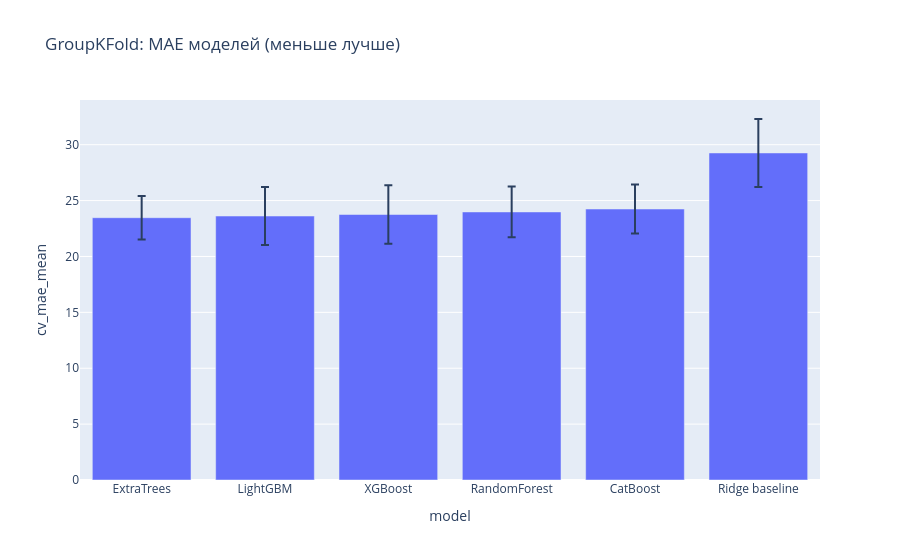

Notebook cell for this chart:
### Code cell
models = {
    "Ridge baseline": Ridge(alpha=10.0),
    "RandomForest": RandomForestRegressor(
        n_estimators=250, min_samples_leaf=4, n_jobs=-1, random_state=CONFIG.random_state
    ),
    "ExtraTrees": ExtraTreesRegressor(
        n_estimators=250, min_samples_leaf=3, n_jobs=-1, random_state=CONFIG.random_state
    ),
}

if importlib.util.find_spec("catboost"):
    from catboost import CatBoostRegressor
    models["CatBoost"] = CatBoostRegressor(
        iterations=400, depth=7, learning_rate=0.05, loss_function="RMSE",
        verbose=False, random_seed=CONFIG.random_state, allow_writing_files=False
    )
else:
    print("CatBoost пропущен: пакет не установлен")

if importlib.util.find_spec("lightgbm"):
    from lightgbm import LGBMRegressor
    models["LightGBM"] = LGBMRegressor(
        n_estimators=400, learning_rate=0.05, num_leaves=31,
        random_state=CONFIG.random_state, verbosity=-1
    )
else:
    print("LightGBM пропущен: пакет не установлен")

if importlib.util.find_spec("xgboost"):
    from xgboost import XGBRegressor
    models["XGBoost"] = XGBRegressor(
        n_estimators=400, max_depth=6, learning_rate=0.05, subsample=0.85,
        colsample_bytree=0.85, objective="reg:squarederror", n_jobs=-1,
        random_state=CONFIG.random_state
    )
else:
    print("XGBoost пропущен: пакет не установлен")

scoring = {"mae": "neg_mean_absolute_error", "rmse": "neg_root_mean_squared_error", "r2": "r2"}
cv_rows = []
for name, model in models.items():
    scores = cross_validate(build_pipeline(model), X, y, groups=groups, cv=cv, scoring=scoring, n_jobs=1)
    cv_rows.append({
        "model": name,
        "cv_mae_mean": -scores["test_mae"].mean(),
        "cv_mae_std": scores["test_mae"].std(),
        "cv_rmse_mean": -scores["test_rmse"].mean(),
        "cv_r2_mean": scores["test_r2"].mean(),
        "fit_time_sec": scores["fit_time"].mean(),
    })

cv_results = pd.DataFrame(cv_rows).sort_values("cv_mae_mean").reset_index(drop=True)
display(cv_results.style.format({c: "{:.3f}" for c in cv_results.columns if c != "model"}))
fig = px.bar(cv_results, x="model", y="cv_mae_mean", error_y="cv_mae_std",
             title="GroupKFold: MAE моделей (меньше лучше)")
fig.show()

### Figure 1 — Plotly figure (JSON) as saved in the notebook; plotly's stock layout.template omitted (floating-point values rounded to 4 significant figures)
{"data": [{"error_y": {"array": [1.939, 2.591, 2.617, 2.27, 2.183, 3.038]}, "hovertemplate": "model=%{x}<br>cv_mae_mean=%{y}<extra></extra>", "legendgroup": "", "marker": {"color": "#636efa", "pattern": {"shape": ""}}, "name": "", "orientation": "v", "showlegend": false, "textposition": "auto", "type": "bar", "x": ["ExtraTrees", "LightGBM", "XGBoost", "RandomForest", "CatBoost", "Ridge baseline"], "xaxis": "x", "y": [23.47, 23.62, 23.76, 23.98, 24.25, 29.26], "yaxis": "y"}], "layout": {"barmode": "relative", "legend": {"tracegroupgap": 0}, "title": {"text": "GroupKFold: MAE моделей (меньше лучше)"}, "xaxis": {"anchor": "y", "domain": [0, 1], "title": {"text": "model"}}, "yaxis": {"anchor": "x", "domain": [0, 1], "title": {"text": "cv_mae_mean"}}}}
